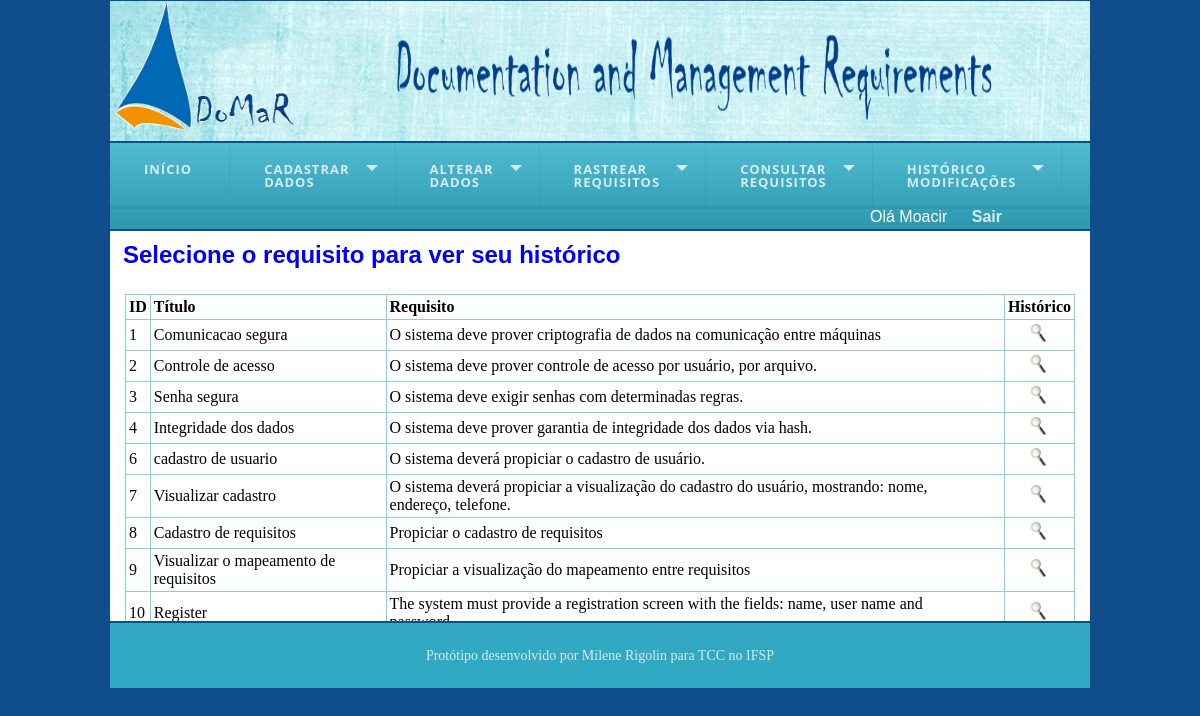
/historico_por_req.php (signed in), run on the app's committed database.
### tables this page shows
CREATE TABLE `requisito` (
  `id` int(11) NOT NULL AUTO_INCREMENT,
  `texto_req` varchar(3000) NOT NULL,
  `descricao` varchar(300) DEFAULT NULL,
  `data` datetime NOT NULL,
  `categoria` varchar(100) DEFAULT NULL,
  `tipo` varchar(100) DEFAULT NULL,
  `estado` varchar(100) DEFAULT NULL,
  `prioridade` varchar(100) DEFAULT NULL,
  `origem_id` int(11) NOT NULL,
  `usuario_id_cliente` int(11) NOT NULL,
  `usuario_id_funcionario` int(11) NOT NULL,
  `titulo_req` varchar(80) NOT NULL,
  `id_user_alteracao` int(11) DEFAULT NULL,
  `ultima_alteracao` datetime DEFAULT NULL,
  PRIMARY KEY (`id`),
  KEY `fk_requisito_origem1_idx` (`origem_id`),
  KEY `fk_requisito_usuario1_idx` (`usuario_id_cliente`),
  KEY `fk_requisito_usuario2_idx` (`usuario_id_funcionario`),
  KEY `fk_requisito_id_user_alteracao` (`id_user_alteracao`),
  CONSTRAINT `fk_requisito_origem1` FOREIGN KEY (`origem_id`) REFERENCES `origem` (`id`) ON DELETE NO ACTION ON UPDATE NO ACTION
);

### historico_por_req.php (the view, shortened to what this page needs)
<?php
	include "template/topo.php";
?>
<div id = "content">
  <?php
		if($con){
			$sql = "select * from requisito";
			$rs = mysqli_query($con, $sql);
			if($rs){?>
				<h2> Selecione o requisito para ver seu histórico </h2><center>
				<table  align = "center">
					<tr align = "center">
						<th>ID</th>
						<th>Título</th>
						<th class = "nm">Requisito</th>
						<th colspan = 2><center>Histórico</center></th>
					</tr>
				<?php
					while ($valor = mysqli_fetch_array($rs)){
						echo "<tr align = 'center'>
								<td> ".$valor["id"]."</td>
								<td> ".$valor["titulo_req"]."</td>
								<td class = 'nm'> ".$valor["texto_req"]."</td>
								<td><center><a href='consulta_hist_req.php?seq=". $valor["id"].
									"'><img src='figura/lupa.jpg' alt='edit' height='20'></a></center></td>
							</tr>";
					}
					echo "</table></center>";
			}
			else{
				echo "Erro de Consulta de requisito: ".mysqli_error($con);
			}
		}
		else{
			echo "Erro de conexão: ".mysqli_error($con);
		}
 ?>
</div>
<?php
	include "template/rodape.php";
?>

### css/formatacao.css (style rules this page uses)
* { border: 0px; margin: 0px; }
body { background-color: #104E8B; }
#content { background:#FFFFFF; height: 380px; width: 970px; margin-top: 2px; margin-bottom: 2px; padding-top: 10px; padding-left: 5px; padding-right: 5px; float: right; overflow:auto; }
h2, h3 { color: #0000FF; font-family: Arial,Helvetica,sans-serif; padding-left: 8px; }
table, td, th, tr { border: 1px solid #87CEEB; border-collapse: collapse; padding: 3px; margin-top: 25px; text-align: left; }
table { width: 950px; }
.nm { padding-right: 20px; padding-left: 3px; text-align: left; }

### data on the page
requisito: id "1", titulo_req "Comunicacao segura", texto_req "O sistema deve prover criptografia de dados na comunicação entre máquinas"
requisito: id "2", titulo_req "Controle de acesso", texto_req "O sistema deve prover controle de acesso por usuário, por arquivo."
requisito: id "3", titulo_req "Senha segura", texto_req "O sistema deve exigir senhas com determinadas regras."
requisito: id "4", titulo_req "Integridade dos dados", texto_req "O sistema deve prover garantia de integridade dos dados via hash."
requisito: id "6", titulo_req "cadastro de usuario", texto_req "O sistema deverá propiciar o cadastro de usuário."
requisito: id "7", titulo_req "Visualizar cadastro", texto_req "O sistema deverá propiciar a visualização do cadastro do usuário, mostrando: nome, endereço, telefone."
requisito: id "8", titulo_req "Cadastro de requisitos", texto_req "Propiciar o cadastro de requisitos"
requisito: id "9", titulo_req "Visualizar o mapeamento de requisitos", texto_req "Propiciar a visualização do mapeamento entre requisitos"
requisito: id "10", titulo_req "Register", texto_req "The system must provide a registration screen with the fields: name, user name and…"

### other printed values
$_SESSION['nome'] "Moacir"
